Frame 1 (no input): blank canvas, image omitted
Frame 60 (no input): blank canvas, image omitted
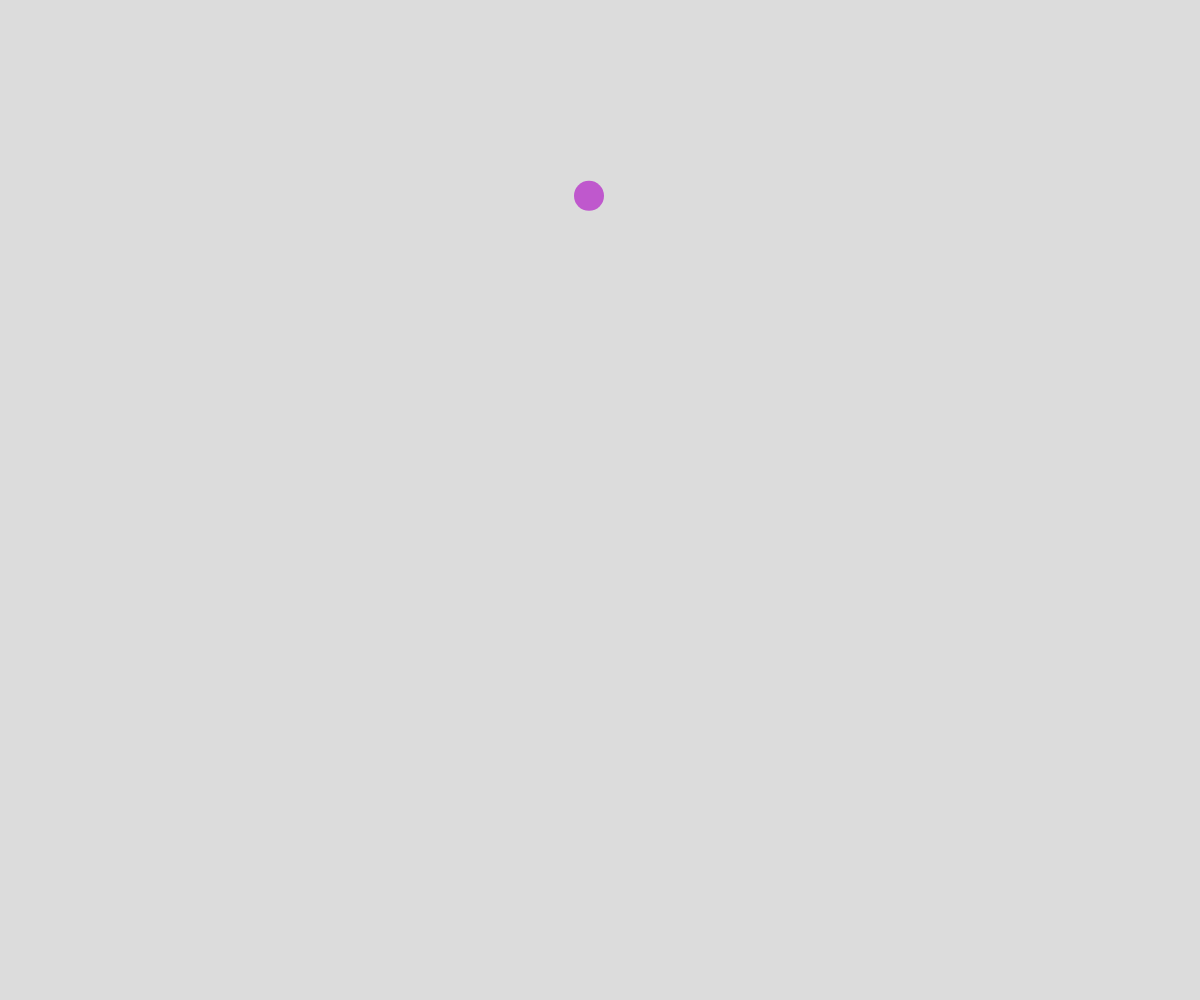
Frame 120 (the mouse pressed at the canvas centre since frame 60)

The p5.js sketch whose frames 1 and 60 were blank and that drew this single picture after the mouse press (run headless with seeded random() and noise() and a simulated clock; from frame 60 on, the mouse is pressed at the canvas centre):

// p5.js sketch
// ── sketch.js
// Connected nodes demo

let nodes = [];

function setup() {
  createCanvas(windowWidth, windowHeight);
}

function draw() {
  background(220);
  //draw lines first
  for (let node of nodes) {
    node.update();
    node.connectTo(nodes);
  }

  //draw the circles after
  for (let node of nodes) {
    node.display();
  }
}

function mousePressed() {
  somePoint = new MovingPoint(mouseX, mouseY);
  nodes.push(somePoint);
}

class MovingPoint {
  constructor(x,y) {
    this.x = x;
    this.y = y;
    this.radius = 15;
    this.xTime = random(1000);
    this.yTime = random(1000);
    this.color = color(random(255), random(255), random(255));
    this.speed = 25;
    this.deltaTime = 0.02;
    this.reach = 150;
    this.minRadius = 15;
    this.maxRadius = 30;
  }

  display() {
    noStroke();
    fill(this.color)
    circle(this.x, this.y, this.radius*2);
  }

  update() {
    this.move();
    this.wrapAroundScreen();
    this.mouseSizeAdjustment();
  }

  move() {
    let dx = noise(this.xTime);
    let dy = noise(this.yTime);

    dx = map(dx, 0, 1, -this.speed, this.speed);
    dy = map(dy, 0, 1, -this.speed, this.speed);

    this.x += dx;
    this.y += dy;

    this.xTime += this.deltaTime;
    this.yTime += this.deltaTime;
  }

  wrapAroundScreen() {
    if (this.x - this.radius < 0) {
      this.x = width - this.radius;
    }
    else if (this.x + this.radius > width) {
      this.x = this.radius;
    }
    else if (this.y - this.radius < 0) {
      this.y = height - this.radius;
    }
    else if (this.y + this.radius < 0) {
      this.y = this.radius;
    }
  }

  connectTo(nodesArray) {
    for (let otherNode of nodesArray) {
      if (this !== otherNode) {
        let distanceAway = dist(this.x, this.y, otherNode.x, otherNode.y);
        if (distanceAway < this.reach) {
          stroke(this.color);
          line(this.x, this.y, otherNode.x, otherNode.y);
        }
      }
    }
  }
  mouseSizeAdjustment() {
    let mouseDistance = dist(mouseX, mouseY, this.x, this.y);
    if (mouseDistance < this.reach) {
      let theSize = map(mouseDistance, 0, this.reach, this.maxRadius, this.minRadius);
      this.radius = theSize;
    }
    else {
      this.radius = this.minRadius;
    }
  }
}
